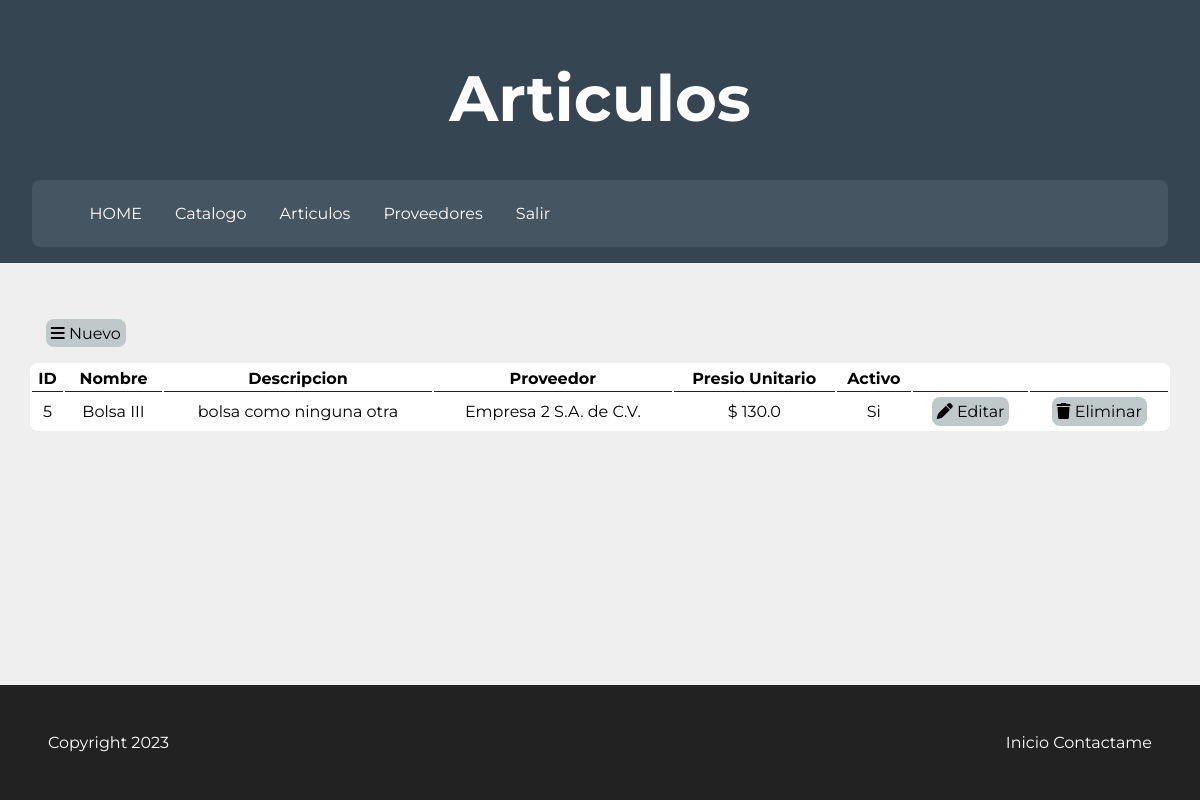
The page /articulo/listado/ (signed in) on the database as committed earlier.
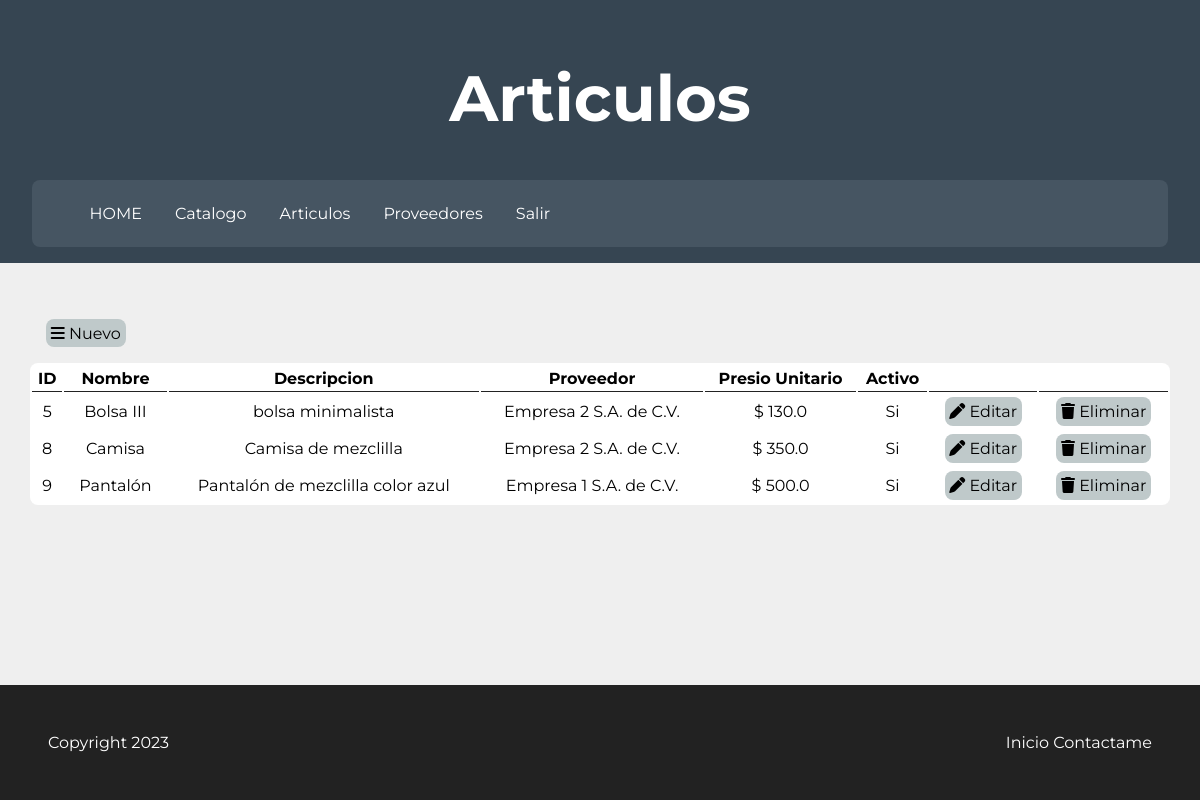
The same page on the database as committed later.
### catalogo/models.py (models this page shows, shortened)
class Articulo(models.Model):
    nombre = models.CharField(max_length=45)
    descripcion = models.TextField()
    imagen  = models.ImageField(upload_to="productos", null=True, blank=True)
    precio_unitario = models.FloatField(default=0)
    proveedor = models.ForeignKey(Proveedor, on_delete=models.CASCADE)
    activo = models.BooleanField(default=True)

class Proveedor(models.Model):
    rfc = models.CharField(max_length=13)
    razon_social = models.CharField(max_length=90)
    email = models.EmailField(max_length=90)
    fecha_alta = models.DateTimeField(auto_now_add=True)
    activo = models.BooleanField(default=True)
    def __str__(self):
        return self.razon_social

### catalogo/views.py (the view)
# urls.py: path('articulo/listado/', views.listado_articulo, name="listadoArticulo"),
@staff_member_required
def listado_articulo(request, modo=None):
    from catalogo.models import Articulo
    parametros = {
        'data': Articulo.objects.all()
    }
    return TemplateResponse(request, 'listado_articulo.html', parametros)

### templates/listado_articulo.html (shortened to what this page needs)
{% extends 'base.html' %}
{% block cabecera %}
<h1 id="titulo">Articulos</h1>
{% endblock %}
{% block content %}
    <section class="lista">
        <a href="{% url 'articulo' %}" class="btn_guardar btn_tabla">
            <span class="fa fa-bars"></span>
            Nuevo
        </a>
        <table class="tabla">
            <thead>
                <tr>
                    <th>ID</th>
                    <th>Nombre</th>
                    <th>Descripcion</th>
                    <th>Proveedor</th>
                    <th>Presio Unitario</th>
                    <th>Activo</th>
                    <th></th>
                    <th></th>
                </tr>
            </thead>
            <tbody>
                {% for item in data %}
                    <tr>
                        <td>{{ item.id }}</td>
                        <td>{{ item.nombre }}</td>
                        <td>{{ item.descripcion }}</td>
                        <td>{{ item.proveedor }}</td>
                        <td>$ {{ item.precio_unitario }}</td>
                        <td>{{ item.activo|yesno:"Si, No" }}</td>
                        <td>
                            <a href="{% url 'editarArticulo' item.id %}" class="btn_editar">
                                <span class="fa fa-pen"></span> Editar
                            </a>
                        </td>
                        <td>
                            <a href="{% url 'eliminarArticulo' item.id %}" class="btn_eliminar">
                                <span class="fa fa-trash"></span> Eliminar
                            </a>
                        </td>
                    </tr>
                {% endfor %}
            </tbody>
        </table>
    </section>
{% endblock %}

Rows that differ between the two databases and show on the page:
changed Articulo "Bolsa III": descripcion "bolsa como ninguna otra" → "bolsa minimalista"
added Articulo: id "8", nombre "Camisa", descripcion "Camisa de mezclilla", proveedor "Empresa 2 S.A. de C.V.", precio_unitario "350.0", activo "Si"
added Articulo: id "9", nombre "Pantalón", descripcion "Pantalón de mezclilla color azul", proveedor "Empresa 1 S.A. de C.V.", precio_unitario "500.0", activo "Si"
